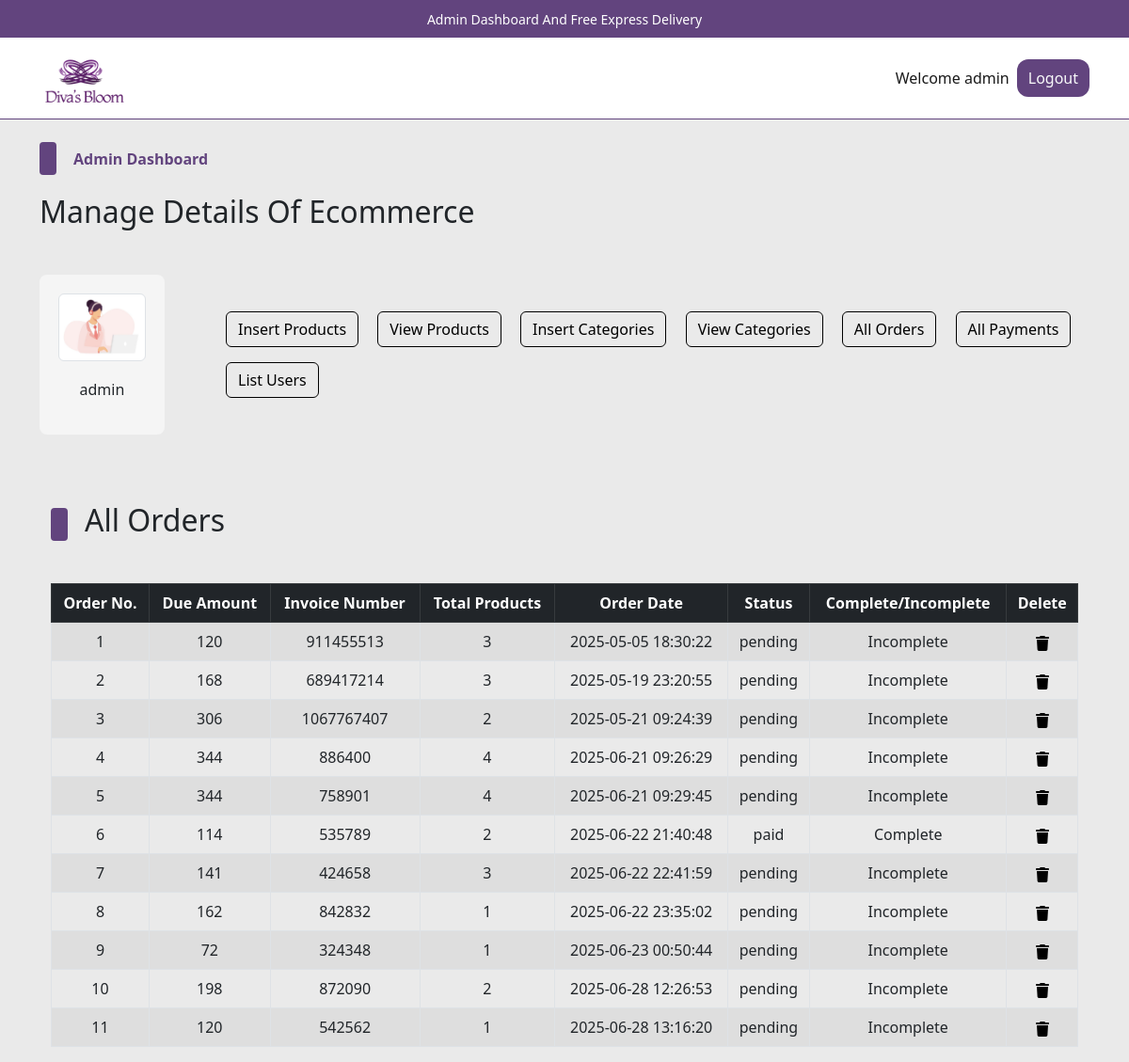
The app's page /admin/index.php?list_orders (signed in) with its own data.
### tables this page shows
CREATE TABLE `user_table` (
  `user_id` int(11) NOT NULL,
  `username` varchar(100) NOT NULL,
  `user_email` varchar(100) NOT NULL,
  `user_password` varchar(255) NOT NULL,
  `user_image` varchar(255) NOT NULL,
  `user_ip` varchar(100) NOT NULL,
  `user_address` varchar(255) NOT NULL,
  `user_mobile` varchar(20) NOT NULL,
  `role` enum('admin','user') NOT NULL DEFAULT 'user'
);

CREATE TABLE `user_orders` (
  `order_id` int(11) NOT NULL,
  `user_id` int(11) NOT NULL,
  `amount_due` int(255) NOT NULL,
  `invoice_number` int(255) NOT NULL,
  `total_products` int(255) NOT NULL,
  `order_date` timestamp NOT NULL DEFAULT current_timestamp() ON UPDATE current_timestamp(),
  `order_status` varchar(255) NOT NULL
);

### admin/list_orders.php (the view, shortened to what this page needs)
<!DOCTYPE html>
<html lang="en">
<head>
</head>
<body>
    <div class="container">
        <div class="categ-header">
            <div class="sub-title">
                <span class="shape"></span>
                <h2>All Orders</h2>
            </div>
        </div>
        <div class="table-data">
            <table class="table table-bordered table-hover table-striped text-center">
                <thead class="table-dark">
                    <?php
                    $get_order_query = "SELECT * FROM `user_orders`";
                    $get_order_result = mysqli_query($con, $get_order_query);
                    $row_count = mysqli_num_rows($get_order_result);
                    if($row_count!=0){
                        echo "
                        <tr>
                        <th>Order No.</th>
                        <th>Due Amount</th>
                        <th>Invoice Number</th>
                        <th>Total Products</th>
                        <th>Order Date</th>
                        <th>Status</th>
                        <th>Complete/Incomplete</th>
                        <th>Delete</th>
                    </tr>
                    ";
                    }
                    ?>
                </thead>
                <tbody>
                    <?php
                    if ($row_count == 0) {
                        echo "<h2 class='text-center text-light p-2 bg-dark'>No orders yet</h2>";
                    } else {
                        $id_number = 1;
                        while ($row_fetch_orders = mysqli_fetch_array($get_order_result)) {
                            $order_id = $row_fetch_orders['order_id'];
                            $amount_due = $row_fetch_orders['amount_due'];
                            $invoice_number = $row_fetch_orders['invoice_number'];
                            $total_products = $row_fetch_orders['total_products'];
                            $order_date = $row_fetch_orders['order_date'];
                            $order_status = $row_fetch_orders['order_status'];
                            $order_complete = $row_fetch_orders['order_status'] == 'paid'? 'Complete' : 'Incomplete';
                            echo "
                            <tr>
                            <td>$id_number</td>
                            <td>$amount_due</td>
                            <td>$invoice_number</td>
                            <td>$total_products</td>
                            <td>$order_date</td>
                            <td>$order_status</td>
                            <td>$order_complete</td>
                            <td>
                                <a href='index.php?delete_order=$order_id' data-bs-toggle='modal' data-bs-target='#deleteModal_$order_id'>
                                </a>
                                <div class='modal fade' id='deleteModal_$order_id' tabindex='-1' aria-labelledby='deleteModal_$order_id.Label' aria-hidden='true'>
                                                            <a class='text-light' href='index.php?delete_order=$order_id'>
                                                                Delete Order No. <strong>$id_number</strong>
                                                            </a>
                                </div>
                            </td>
                        </tr>
                            ";
                            $id_number++;
                        }
                    }
                    ?>
                </tbody>
            </table>
        </div>
    </div>
</body>
</html>

### admin/index.php (shortened to what this page needs)
<?php
include('../functions/common_function.php');
if(isset($_SESSION['username'])){
    $username = $_SESSION['username'];
    $get_admin_data = "SELECT * FROM `user_table` WHERE username = ? AND role = 'admin'";
    $stmt = mysqli_prepare($con, $get_admin_data);
    mysqli_stmt_bind_param($stmt, "s", $username);
    mysqli_stmt_execute($stmt);
    $get_admin_result = mysqli_stmt_get_result($stmt);
    if($get_admin_result && mysqli_num_rows($get_admin_result) > 0){
        $row_fetch_admin_data = mysqli_fetch_array($get_admin_result);
        $username = $row_fetch_admin_data['username'];
        $user_image = $row_fetch_admin_data['user_image'];
    } else {
        $_SESSION['error_message'] = 'Access denied. Not an admin.';
        header('Location: users_aera/user_login.php');
        exit();
    }
} else {
    header('Location: users_aera/user_login.php');
    exit();
}
?>
<!DOCTYPE html>
<html lang="en">
<head>
    <link rel="stylesheet" href="../assets/css/bootstrap.css" />
    <link rel="stylesheet" href="../assets/css/main.css" />
</head>
<body>
    <div class="upper-nav primary-bg p-2 px-3 text-center text-break">
        <span>Admin Dashboard And Free Express Delivery</span>
    </div>
    <nav class="navbar navbar-expand-lg navbar-light bg-light">
        <div class="container">
        <a class="navbar-brand d-flex align-items-center gap-2" href="./index.php">
                <img src="./admin_images/Logo.png" alt="Diva's Bloom Logo" style="height: 60px;">
            </a>
            <div class="collapse navbar-collapse" id="navbarSupportedContentad">
                <ul class="navbar-nav ms-auto mb-2 mb-lg-0">
                    <li class="nav-item">
                        <a class="nav-link active" aria-current="page" href="./index.php">Welcome <?php echo $username;?></a>
                    </li>
                    <li class="nav-item">
                    <button class="btn btn-primary p-0 px-1">
                            <a href="./admin_logout.php" class="nav-link text-light">Logout</a>
                        </button>
                    </li>
                </ul>
            </div>
        </div>
    </nav>
    <div class="control">
        <div class="container pt-4 pb-0">
            <div class="categ-header">
                <div class="sub-title">
                    <span class="shape"></span>
                    <span class="title">Admin Dashboard</span>
                </div>
                <h2>Manage Details Of Ecommerce</h2>
            </div>
            <div class="row align-items-center">
                <div class="col-md-2">
                    <div class="admin-image">
                        <img src="../users_area/user_images/<?php echo urlencode($user_image); ?>" class="img-thumbnail" alt="Admin Photo">
                        <p><?php echo $username;?></p>
                    </div>
                </div>
                <div class="col-md-10">
                    <div class="buttons">
                        <button class="btn btn-outline-primary m-2">
                            <a href="./insert_product.php" class="nav-link">Insert Products</a>
                        </button>
                        <button class="btn btn-outline-primary m-2">
                            <a href="index.php?view_products" class="nav-link">View Products</a>
                        </button>
                        <button class="btn btn-outline-primary m-2">
                            <a href="index.php?insert_category" class="nav-link">Insert Categories</a>
                        </button>
                        <button class="btn btn-outline-primary m-2">
                            <a href="index.php?view_categories" class="nav-link">View Categories</a>
                        </button>
                        <button class="btn btn-outline-primary m-2">
                            <a href="index.php?list_orders" class="nav-link">All Orders</a>
                        </button>
                        <button class="btn btn-outline-primary m-2">
                            <a href="index.php?list_payments" class="nav-link">All Payments</a>
                        </button>
                        <button class="btn btn-outline-primary m-2">
                            <a href="index.php?list_users" class="nav-link">List Users</a>
                        </button>
                    </div>
                </div>
            </div>
        </div>
    </div>
    <div class="container">
        <div class="divider"></div>
    </div>
    <div class="change-page">
        <div class="container">
            <?php
            if(isset($_GET['list_orders'])){
                include('./list_orders.php');
            }
            ?>
        </div>
    </div>
</body>
</html>

### assets/css/main.css (style rules this page uses)
* { -webkit-box-sizing: border-box; -moz-box-sizing: border-box; box-sizing: border-box; margin: 0; padding: 0; }
html { scroll-behavior: smooth; }
body { background-color:rgb(234, 234, 234); }
a { text-decoration: none; color: #000000; cursor: pointer; }
button, input[type="submit"] { cursor: pointer; }
ul { list-style: none; }
.primary-bg { background-color: #62447E; }
.divider { background-color: #eaeaea; height: 1.5px; width: 100%; margin-top: 30px; margin-bottom: 40px; }
.container .categ-header { display: flex; flex-direction: column; gap: 20px; margin-bottom: 40px; }
.container .categ-header .sub-title { display: flex; flex-direction: row; gap: 18px; align-items: center; }
.container .categ-header .sub-title span:nth-of-type(1) { width: 18px; height: 35px; background-color: #62447E; border-radius: 4px; -webkit-border-radius: 4px; -moz-border-radius: 4px; -ms-border-radius: 4px; -o-border-radius: 4px; }
.shape { display: inline-block; width: 18px; height: 35px; background-color: #62447E; border-radius: 4px; -webkit-border-radius: 4px; -moz-border-radius: 4px; -ms-border-radius: 4px; -o-border-radius: 4px; }
.container .categ-header .sub-title span:nth-of-type(2) { color: #62447E; font-weight: bold; }
.upper-nav span { color: #ffffff; font-size: 14px; }
.bg-light { background-color: #ffffff !important; border-bottom: 1px solid #62447E; }
.control .container .row .admin-image { width: 80%; background-color: #F5F5F5; padding: 20px; display: flex; flex-direction: column; gap:18px; align-items: center; border-radius: 8px; -webkit-border-radius: 8px; -moz-border-radius: 8px; -ms-border-radius: 8px; -o-border-radius: 8px; }
.control .container .row .admin-image img { width: 100%; }
.control .container .row .buttons a.nav-link { transition: 0s; -webkit-transition: 0s; -moz-transition: 0s; -ms-transition: 0s; -o-transition: 0s; }
td { vertical-align: middle; }
.navbar-brand { color: #62447E; }
.btn-primary { background-color: #62447E; border: none; border-radius: 12px; transition: background-color 0.3s ease; }

### records on screen
user_table: username "admin", user_image (picture)
user_orders: amount_due "120", invoice_number "911455513", total_products "3", order_date "2025-05-05 18:30:22", order_status "pending", order_status "Incomplete"
user_orders: amount_due "168", invoice_number "689417214", total_products "3", order_date "2025-05-19 23:20:55", order_status "pending", order_status "Incomplete"
user_orders: amount_due "306", invoice_number "1067767407", total_products "2", order_date "2025-05-21 09:24:39", order_status "pending", order_status "Incomplete"
user_orders: amount_due "344", invoice_number "886400", total_products "4", order_date "2025-06-21 09:26:29", order_status "pending", order_status "Incomplete"
user_orders: amount_due "344", invoice_number "758901", total_products "4", order_date "2025-06-21 09:29:45", order_status "pending", order_status "Incomplete"
user_orders: amount_due "114", invoice_number "535789", total_products "2", order_date "2025-06-22 21:40:48", order_status "paid", order_status "Complete"
user_orders: amount_due "141", invoice_number "424658", total_products "3", order_date "2025-06-22 22:41:59", order_status "pending", order_status "Incomplete"
user_orders: amount_due "162", invoice_number "842832", total_products "1", order_date "2025-06-22 23:35:02", order_status "pending", order_status "Incomplete"
user_orders: amount_due "72", invoice_number "324348", total_products "1", order_date "2025-06-23 00:50:44", order_status "pending", order_status "Incomplete"
user_orders: amount_due "198", invoice_number "872090", total_products "2", order_date "2025-06-28 12:26:53", order_status "pending", order_status "Incomplete"
user_orders: amount_due "120", invoice_number "542562", total_products "1", order_date "2025-06-28 13:16:20", order_status "pending", order_status "Incomplete"
